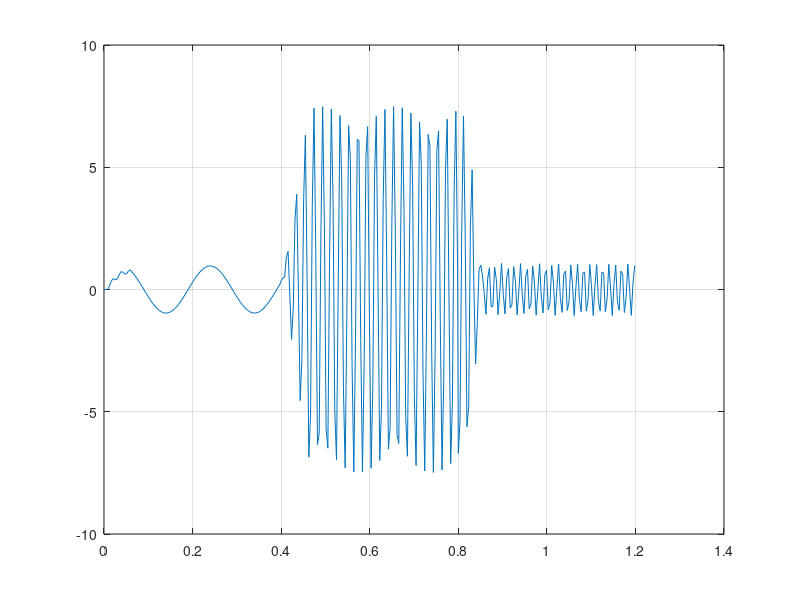

This figure's MATLAB source:
%load b.mat
load b.mat
fm= 256;
t1= 0: 1/fm:0.4;
t2 = 0.4: 1/fm: 0.8;
t3= 0.8:  1/fm: 1.2;
tf= [t1 t2 t3];

%5 10 60 
a= sin(2*pi*t1*5);
b= sin(2*pi*t2*50);
o= sin(2*pi*t3*70);
sig = [a b o];
%plot(tf, sig)
%grid on;
N= length(sig);
k = 15;
z=[zeros(1,k)];
sal = [z sig];
y= zeros(1,N);
for n=1:N
    for k= 1:15
     y(n)=y(n)+ (b(k)*sal(((n+15)-k)));
    end 
end 
plot(tf, y)
grid on;